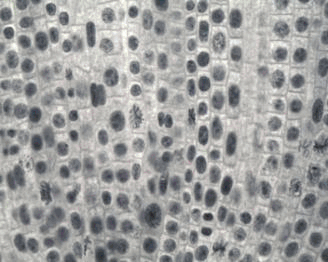
#> input picture cell.jpg, 328 x 262 px
$ python 624.py   (older library calls are emulated)
#> lines starting #> are read from the running program, lines starting #| are printed output that depends on the picture
'''
-*- coding: utf-8 -*-
@Author  : LiZhichao
@Time    : 2019/6/24 8:48
@Software: PyCharm
@File    : 624.py
'''
import cv2 as cv
import numpy as np
from matplotlib import pyplot as plt


# [149 lines left out: functions dis, display, huidushangyi, huiduduibidu, huidufanzhuan, gama and 3 more, not called in this run]

if __name__ == '__main__':
    img = cv.imread("cell.jpg")
#> img is the input picture: shape (262, 328, 3); mean B, G, R 158.9, 159.5, 159
    img1 = cv.cvtColor(img, cv.COLOR_BGR2GRAY)
    H = img1.shape[0]
#> H = 262
    W = img1.shape[1]
#> W = 328
    pixel = H * W
#> pixel = 85936
    print(img.shape)
#| (262, 328, 3)
    B, G, R = cv.split(img)

    # [7 lines of commented-out code are left out]
    imga = cv.medianBlur(img1,3)
    imga1 = cv.medianBlur(img1,5)
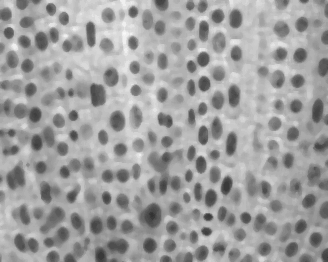
#> imga1: shape (262, 328); min 50, max 249, mean 159.6
    imga2 = cv.medianBlur(img1,7)
    imgb = cv.GaussianBlur(img1,(7,7),0)
    imgc = cv.blur(img1,(5,5))
    imgd = cv.bilateralFilter(img1,127,75,75)
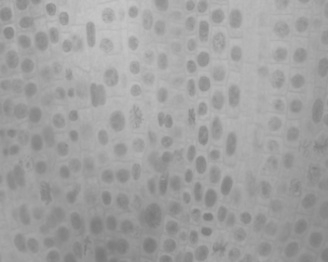
#> imgd: shape (262, 328); min 119, max 199, mean 161
    cv.imshow("imga",imga)
    cv.imshow("imga1",imga1)
    cv.imshow("imga2",imga2)
    cv.imshow("imgb",imgb)
    cv.imshow("imgc",imgc)
    cv.imshow("imgd",imgd)

    cv.waitKey(0)
    cv.destroyAllWindows()

$ run again, with 111.jpg copied over cell.jpg
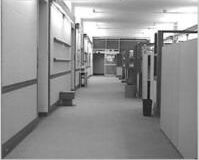
#> input picture 111.jpg, 199 x 160 px
#> img is the input picture: shape (160, 199, 3); min 18, max 255, mean 145.4
#| (160, 199, 3)
#> `imgb = cv.GaussianBlur(img1,(7,7),0)`:
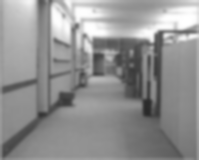
#> imgb: shape (160, 199); min 41, max 255, mean 145.1
#> `imgd = cv.bilateralFilter(img1,127,75,75)`:
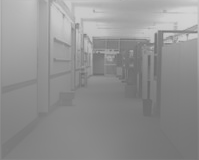
#> imgd: shape (160, 199); min 106, max 212, mean 145.6
